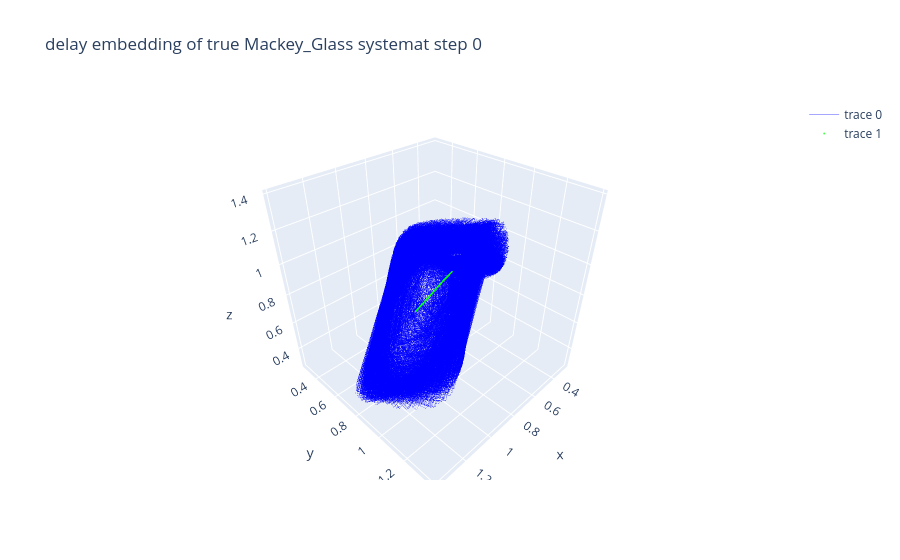
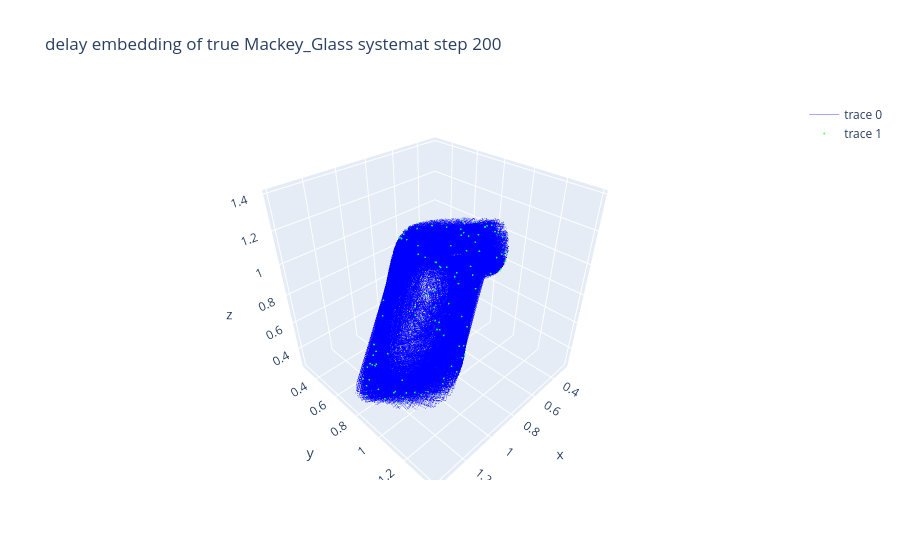
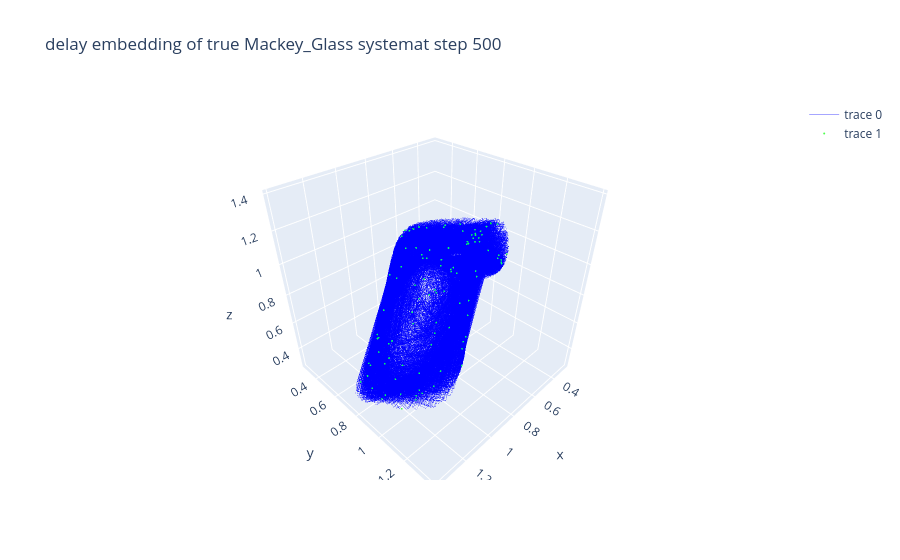
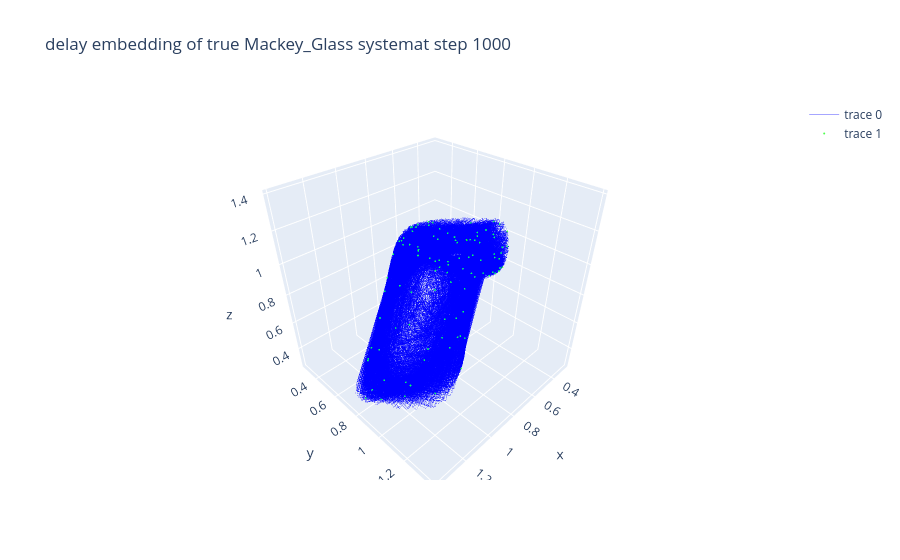

The cell these charts' notebook holds for them, in order:
### Code cell
plot_debd(MG[:10000], MG_pert, tau=1, name="delay embedding of true Mackey_Glass system")
